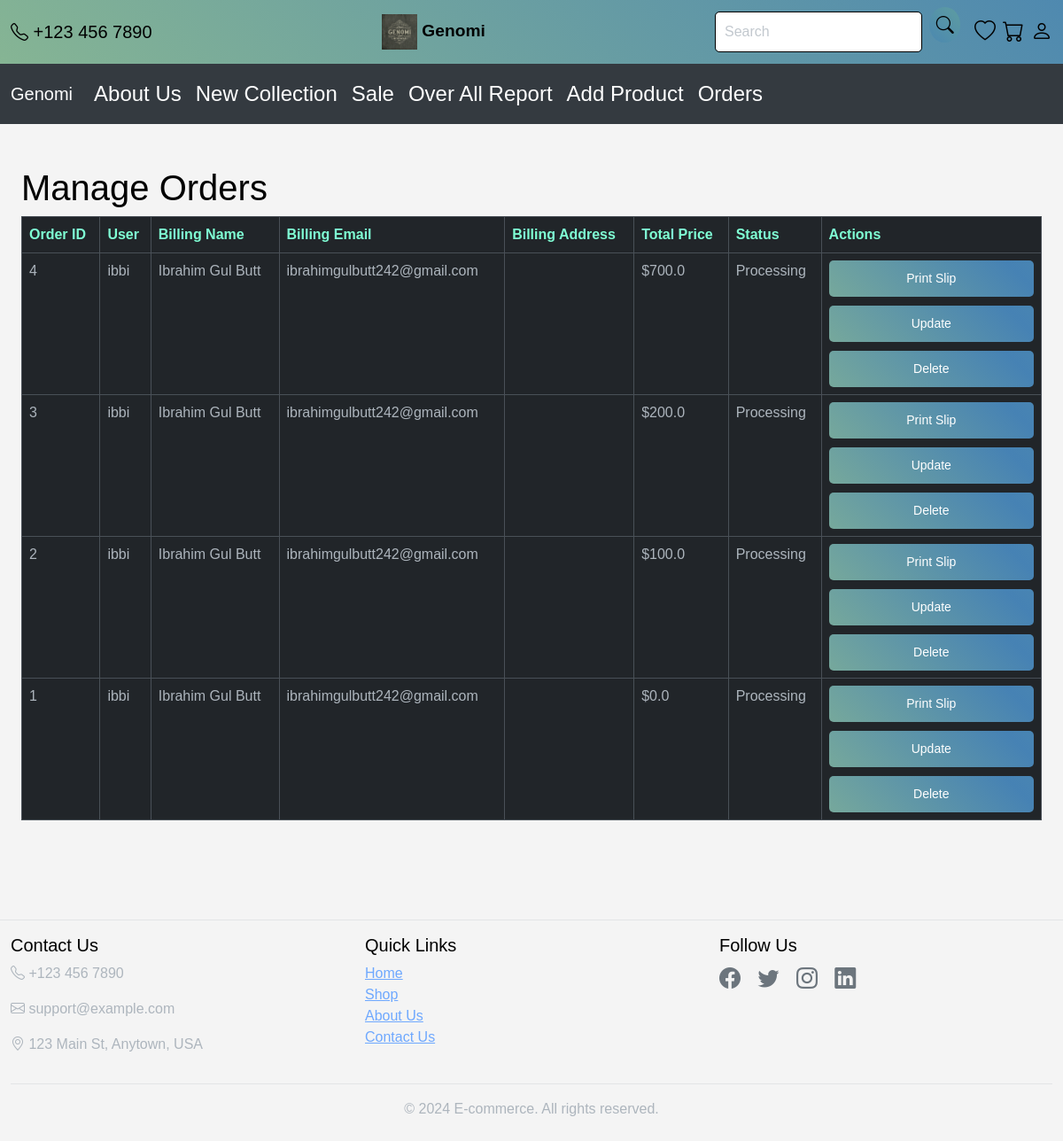
Page /admin/orders (signed in) on the committed database.
### app.py (models this page shows, shortened)
class User(db.Model, UserMixin):
    id = db.Column(db.Integer, primary_key=True)
    username = db.Column(db.String(20), unique=True, nullable=False)
    email = db.Column(db.String(120), unique=True, nullable=False)
    password = db.Column(db.String(60), nullable=False)
    cart_items = db.relationship('CartItem', backref='user', lazy=True)
    wishlist_items = db.relationship('WishlistItem', backref='user', lazy=True)
    purchase_history = db.relationship('PurchaseHistory', backref='user', lazy=True)
    comments = db.relationship('Comment', backref='user', lazy=True)  # Relationship with comments
    is_admin = db.Column(db.Boolean, default=False)

class Order(db.Model):
    id = db.Column(db.Integer, primary_key=True)
    user_id = db.Column(db.Integer, db.ForeignKey('user.id'), nullable=False)
    order_date = db.Column(db.DateTime, default=datetime.utcnow)
    total_price = db.Column(db.Float, nullable=False)
    billing_name = db.Column(db.String(120), nullable=False)
    billing_email = db.Column(db.String(120), nullable=False)
    billing_address = db.Column(db.String(255), nullable=False)
    billing_city = db.Column(db.String(120), nullable=False)
    billing_state = db.Column(db.String(120), nullable=False)
    billing_zip = db.Column(db.String(20), nullable=False)
    billing_country = db.Column(db.String(120), nullable=False)
    status = db.Column(db.String(50), nullable=False, default='Processing')
    user = db.relationship('User', backref=db.backref('orders', lazy=True))
    order_details = db.relationship('OrderDetail', backref='order', lazy=True)

### app.py (the view)
@app.route('/admin/orders')
@login_required
def admin_orders():
    if not current_user.is_admin:
        flash('Access denied.', 'danger')
        return redirect(url_for('home'))
    orders = Order.query.order_by(Order.order_date.desc()).all()
    formatted_orders = []
    for order in orders:
        formatted_orders.append({
            'order_id': order.id,
            'user': order.user.username,
            'billing_name': order.billing_name,
            'billing_email': order.billing_email,
            'billing_address': f"{order.billing_address}, {order.billing_city}, {order.billing_state}, {order.billing_zip}, {order.billing_country}",
            'order_date': order.order_date,
            'total_price': order.total_price,
            'status': order.status
        })
    return render_template('admin_orders.html', orders=formatted_orders)

### app.py (called while the page is built)
@login_manager.user_loader
def load_user(user_id):
    return User.query.get(int(user_id))

### templates/admin_orders.html (shortened to what this page needs)
{% extends 'base.html' %}
{% block content %}
<div class="container my-5">
    <h1>Manage Orders</h1>
    <div class="table-responsive">
        <table class="table table-bordered">
            <thead>
                <tr>
                    <th style="color: aquamarine;">Order ID</th>
                    <th style="color: aquamarine;">User</th>
                    <th style="color: aquamarine;">Billing Name</th>
                    <th style="color: aquamarine;">Billing Email</th>
                    <th style="color: aquamarine;">Billing Address</th>
                    <th style="color: aquamarine;">Total Price</th>
                    <th style="color: aquamarine;">Status</th>
                    <th style="color: aquamarine;">Actions</th>
                </tr>
            </thead>
            <tbody>
                {% for order in orders %}
                <tr>
                    <td>{{ order.order_id }}</td>
                    <td>{{ order.user }}</td>
                    <td>{{ order.billing_name }}</td>
                    <td>{{ order.billing_email }}</td>
                    <td>{{ order.billing_addresss }}</td>
                    <td>${{ order.total_price }}</td>
                    <td>{{ order.status }}</td>
                    <td>
                        <a href="#" class="btn btn-sm btn-info" data-bs-toggle="modal" data-bs-target="#printOrderSlipModal" data-order-id="{{ order.order_id }}" style="margin-bottom: 10px;">Print Slip</a>
                        <a href="{{ url_for('update_order', order_id=order.order_id) }}" class="btn btn-sm btn-primary" style="margin-bottom: 10px;">Update</a>
                        <button type="button" class="btn btn-sm btn-danger" data-bs-toggle="modal" data-bs-target="#confirmDeleteModal" data-order-id="{{ order.order_id }}">Delete</button>
                    </td>
                </tr>
                {% endfor %}
            </tbody>
        </table>
    </div>
</div>
{% endblock %}

### templates/base.html (shortened to what this page needs)
<!DOCTYPE html>
<html lang="en" data-bs-theme="dark">
<head>
    <link href="https://cdn.jsdelivr.net/npm/bootstrap@5.3.0/dist/css/bootstrap.min.css" rel="stylesheet">
    <link rel="stylesheet" href="{{ url_for('static', filename='css/styles.css') }}">
    <link rel="stylesheet" href="https://cdn.jsdelivr.net/npm/bootstrap-icons@1.8.1/font/bootstrap-icons.css">
</head>
<body>
    <nav class="navbar navbar-expand-lg navbar-light" id="navbar">
        <div class="container">
            <a class="navbar-brand d-none d-lg-block" href="tel:+1234567890" style="color: black;">
                <i class="bi bi-telephone " style="color: black;"></i> +123 456 7890
            </a>
            <div class="d-flex flex-column align-items-center mx-auto">
                <a class="navbar-brand" href="{{ url_for('home') }}">
                    <img src="{{ url_for('static', filename='images/logo.jpeg') }}" alt="Logo" style="max-height: 50px;">
                    <span class="brand-name" style="color: black;">Genomi</span>
                </a>
            </div>
            <div class="d-flex align-items-center">
                <form class="d-flex me-3" action="{{ url_for('search') }}" method="get">
                    <input class="form-control me-2" type="search" placeholder="Search" aria-label="Search" name="query">
                    <button class="btn btn-icon btn-outline-secondary" type="submit">
                        <i class="bi bi-search" style="color: black;"></i>
                    </button>
                </form>
                <a class="nav-link me-2" href="{{ url_for('view_wishlist') }}">
                    <i class="bi bi-heart"  style="color: black;"></i>
                </a>
                <a class="nav-link me-2" href="{{ url_for('view_cart') }}">
                    <i class="bi bi-cart" style="color: black;"></i>
                </a>
                <li class="nav-item dropdown" style="list-style-type: none;">
                    <a class="nav-link " href="#" id="navbarDropdown" role="button" data-bs-toggle="dropdown" aria-expanded="false">
                        <i class="bi bi-person" style="color: black;"></i>
                    </a>
                </li>
            </div>
        </div>
    </nav>
    <nav class="navbar navbar-expand-lg navbar-custom">
        <div class="container">
            <a class="navbar-brand" href="{{ url_for('home') }}">Genomi</a>
            <div class="collapse navbar-collapse" id="navbarNav">
                <ul class="navbar-nav">
                    <li class="nav-item">
                        <a class="nav-link" href="{{ url_for('about') }}">About Us</a>
                    </li>
                    <li class="nav-item">
                        <a class="nav-link" href="{{ url_for('new_collection') }}">New Collection</a>
                    </li>
                    <li class="nav-item">
                        <a class="nav-link" href="{{ url_for('sale') }}">Sale</a>
                    </li>
                    {% if current_user.is_admin %}
                        <li class="nav-item">
                            <a class="nav-link" href="{{ url_for('overall_report') }}">Over All Report</a>
                        </li>
                        <li class="nav-item">
                            <a class="nav-link" href="{{ url_for('add_product') }}">Add Product</a>
                        </li>
                        <li class="nav-item">
                            <a class="nav-link" href="{{ url_for('admin_orders') }}">Orders</a>
                        </li>
                    {% endif %}
                </ul>
            </div>
        </div>
    </nav>
    <div class="container">
        {% block content %}
        {% endblock %}
    </div>
    <footer class="footer">
        <hr>
        <div class="container">
            <div class="row">
                <div class="col-md-4">
                    <h5>Contact Us</h5>
                    <p><i class="bi bi-telephone"></i> +123 456 7890</p>
                    <p><i class="bi bi-envelope"></i> support@example.com</p>
                    <p><i class="bi bi-geo-alt"></i> 123 Main St, Anytown, USA</p>
                </div>
                <div class="col-md-4">
                    <h5>Quick Links</h5>
                    <ul class="list-unstyled">
                        <li><a href="{{ url_for('home') }}">Home</a></li>
                        <li><a href="{{ url_for('home') }}">Shop</a></li>
                        <li><a href="{{ url_for('home') }}">About Us</a></li>
                        <li><a href="{{ url_for('home') }}">Contact Us</a></li>
                    </ul>
                </div>
                <div class="col-md-4">
                    <h5>Follow Us</h5>
                    <div class="social-icons">
                        <a href="#"><i class="bi bi-facebook"></i></a>
                        <a href="#"><i class="bi bi-twitter"></i></a>
                        <a href="#"><i class="bi bi-instagram"></i></a>
                        <a href="#"><i class="bi bi-linkedin"></i></a>
                    </div>
                </div>
            </div>
            <hr>
            <div class="row">
                <div class="col-12 text-center">
                    <p class="mb-0">&copy; 2024 E-commerce. All rights reserved.</p>
                </div>
            </div>
        </div>
    </footer>
</body>
</html>

### static/css/styles.css (style rules this page uses)
.h1, .h2, .h3, .h4, .h5, .h6, h1, h2, h3, h4, h5, h6 { margin-top: 0; margin-bottom: .5rem; font-weight: 500; line-height: 1.2; color: black; }
body { font-family: Arial, sans-serif; background-color: #f4f4f4; margin: 0; padding: 0; }
.form-control { width: 100%; padding: 10px; margin: 5px 0; border-radius: 5px; border: 1px solid black; background-color: white; }
.btn { width: 100%; padding: 10px; background: linear-gradient(45deg, #8fbc8f, #4682b4, #5f9ea0, #2e8b57); background-size: 400% 400%; color: #fff; border: none; border-radius: 5px; cursor: pointer; animation: gradientChange 10s ease infinite; }
.container { max-width: 1200px; }
.navbar-brand img { max-height: 50px; }
.d-none.d-lg-block { display: none !important; }
.d-lg-block { display: block; }
@media (min-width: 992px) { .d-none.d-lg-block { display: block !important; } }
.brand-name { font-size: 1.2rem; font-weight: bold; }
.navbar-brand img { max-height: 30px; height: 40px; color: white; }
.navbar .nav-link { font-size: 1.5rem; }

### templates/base.html (style rules this page uses)
.navbar-custom { background-color: #343a40; color: #ffffff; }
.navbar-custom .navbar-brand, .navbar-custom .nav-link { color: #ffffff; }
.navbar .btn-icon { padding: 0.375rem 0.75rem; font-size: 1.25rem; line-height: 1.5; border-radius: 0.25rem; }
.navbar .btn-icon .bi { font-size: 1.25rem; }
.navbar .btn-icon { padding: 0.25rem; font-size: 1rem; border-radius: 50%; width: 2.5rem; height: 2.5rem; display: flex; align-items: center; justify-content: center; }
.footer { padding: 2rem 0; margin-top: 2rem; }
.footer .social-icons a { color: #6c757d; margin-right: 15px; font-size: 1.5rem; }

### rows in the picture
User: user "ibbi" "ibbi" "ibbi" "ibbi"
Order: billing_name "Ibrahim Gul Butt", billing_email "ibrahimgulbutt242@gmail.com", total_price "700.0", status "Processing"
Order: billing_name "Ibrahim Gul Butt", billing_email "ibrahimgulbutt242@gmail.com", total_price "200.0", status "Processing"
Order: billing_name "Ibrahim Gul Butt", billing_email "ibrahimgulbutt242@gmail.com", total_price "100.0", status "Processing"
Order: billing_name "Ibrahim Gul Butt", billing_email "ibrahimgulbutt242@gmail.com", total_price "0.0", status "Processing"

### other values in the picture
{{ order.order_id }} "4" "3" "2" "1"
